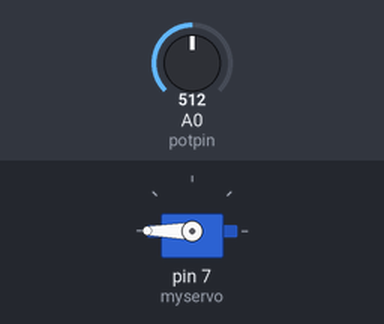
The program below on a simulated Arduino Uno, built with avr-gcc and run on an emulated ATmega328P. Shown: servo. Wiring (inferred from the names in the program): servo: signal pin 7. The test bench sets the inputs (shaded band); at power-on: A0 (potpin) = 512. Servo pulses on a pin are drawn as a servo (544–2400 µs = 0–180°).

Above: at 1.2 s.
1.3 s: A0 (potpin) set to 90
At 3.0 s:
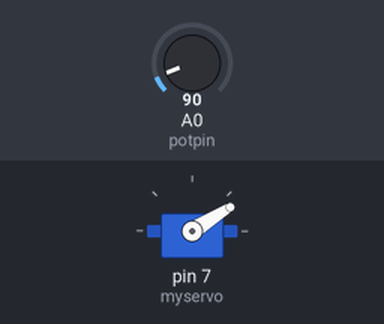
4.0 s: A0 (potpin) set to 122
At 5.0 s:
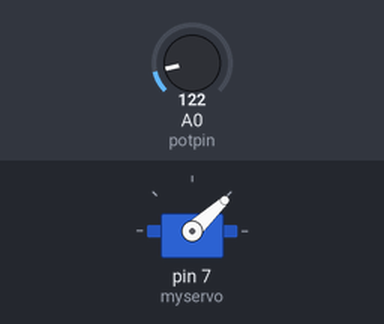
5.5 s: A0 (potpin) set to 190
At 6.4 s:
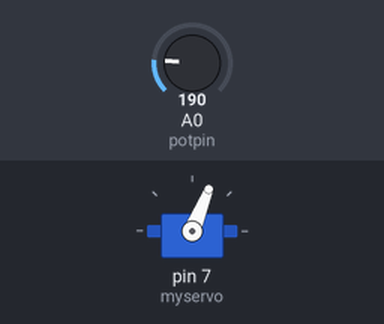
7.0 s: A0 (potpin) set to 306
At 7.3 s:
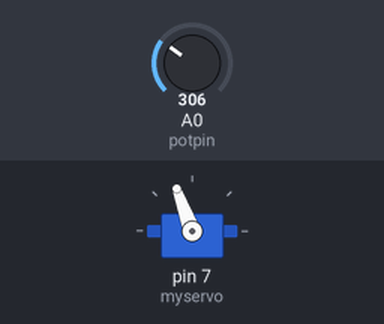
10.0 s: A0 (potpin) set to 294
13.0 s: A0 (potpin) set to 511
Timing chart, 0 to 15.5 s (numbered marks = the images above; inputs shaded):
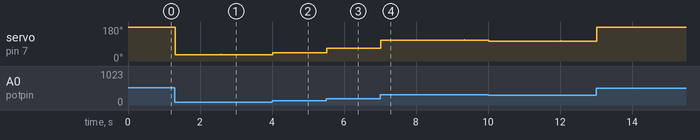

The program:

main.cpp
```cpp
#include <Arduino.h>
// #include "./io/valve/valve.h"
// #include "./io/water-sensor/water-sensor.h"
// #include "./io/temperature-humidity-sensor/temperature-humidity-sensor.h"
// #include "./io/stepper-motor/stepper-motor.h"

#include "components/stepper-motor/stepper-motor.h"
#include "components/servo-motor/Servo.h"

// const int stepsPerRevolution = 400;  // change this to fit the number of steps per revolution
// // for your motor

// // initialize the stepper library on pins 8 through 11:
// Stepper myStepper(stepsPerRevolution, 8, 9, 10, 11);

Servo myservo;  // create servo object to control a servo
// twelve servo objects can be created on most boards

int potpin = 0;  // analog pin used to connect the potentiometer
int val;    // variable to read the value from the analog pin


void setup() {
  // // set the speed at 60 rpm:
  // myStepper.setSpeed(25);
  // // initialize the serial port:
  // Serial.begin(9600);

  myservo.attach(7);  // attaches the servo on pin 9 to the servo object
}

void loop() {
  // // step one revolution  in one direction:
  // Serial.println("clockwise");
  // Serial.println(stepsPerRevolution);
  // myStepper.step(stepsPerRevolution);
  // delay(1000);

  // // step one revolution in the other direction:
  // Serial.println("counterclockwise");
  // Serial.println((-stepsPerRevolution));
  // myStepper.step((-stepsPerRevolution));
  // delay(1000);

  val = analogRead(potpin);            // reads the value of the potentiometer (value between 0 and 1023)
  val = map(val, 0, 1000, 0, 360);     // scale it to use it with the servo (value between 0 and 180)
  myservo.write(val);                  // sets the servo position according to the scaled value
  delay(15);
}
```

Servo.cpp
```cpp
// (licence header left out)
/*

 A servo is activated by creating an instance of the Servo class passing the desired pin to the attach() method.
 The servos are pulsed in the background using the value most recently written using the write() method

 Note that analogWrite of PWM on pins associated with the timer are disabled when the first servo is attached.
 Timers are seized as needed in groups of 12 servos - 24 servos use two timers, 48 servos will use four.

 The methods are:

 Servo - Class for manipulating servo motors connected to Arduino pins.

 attach(pin )  - Attaches a servo motor to an i/o pin.
 attach(pin, min, max  ) - Attaches to a pin setting min and max values in microseconds
 default min is 544, max is 2400

 write()     - Sets the servo angle in degrees.  (invalid angle that is valid as pulse in microseconds is treated as microseconds)
 writeMicroseconds() - Sets the servo pulse width in microseconds
 read()      - Gets the last written servo pulse width as an angle between 0 and 180.
 readMicroseconds()   - Gets the last written servo pulse width in microseconds. (was read_us() in first release)
 attached()  - Returns true if there is a servo attached.
 detach()    - Stops an attached servos from pulsing its i/o pin.

*/

#include <avr/interrupt.h>
// #include <WProgram.h>

#if defined(ARDUINO) && ARDUINO >= 100
  #include "Arduino.h"
  #else
  #include "WProgram.h"
  #endif
#include <Wire.h>


#include "Servo.h"

#define TICKS_PER_uS     (clockCyclesPerMicrosecond() / 8)  // number of timer ticks per microsecond with prescale of 8

#define SERVOS_PER_TIMER   12                               // the maximum number of servos controlled by one timer
#define TRIM_DURATION     (SERVOS_PER_TIMER/2)              // compensation ticks to trim adjust for digitalWrite delays

#define NBR_TIMERS        (MAX_SERVOS / SERVOS_PER_TIMER)

static servo_t servos[MAX_SERVOS];                         // static array of servo structures
static volatile int8_t Channel[NBR_TIMERS];                // counter for the servo being pulsed for each timer (or -1 if refresh interval)
#if defined(__AVR_ATmega1280__)
typedef enum { _timer5, _timer1, _timer3, _timer4 } servoTimer_t; // this is the sequence for timer utilization on mega
#else
typedef enum { _timer1 } servoTimer_t;                     // this is the sequence for timer utilization on other controllers
#endif

uint8_t ServoCount = 0;                                     // the total number of attached servos

// convenience macros
#define SERVO_INDEX_TO_TIMER(_servo_nbr) ((servoTimer_t)(_servo_nbr / SERVOS_PER_TIMER)) // returns the timer controlling this servo
#define SERVO_INDEX_TO_CHANNEL(_servo_nbr) (_servo_nbr % SERVOS_PER_TIMER)       // returns the index of the servo on this timer
#define SERVO_INDEX(_timer,_channel)  ((_timer*SERVOS_PER_TIMER) + _channel)     // macro to access servo index by timer and channel
#define SERVO(_timer,_channel)  (servos[SERVO_INDEX(_timer,_channel)])            // macro to access servo class by timer and channel

#define SERVO_MIN() (MIN_PULSE_WIDTH - this->min * 4)  // minimum value in uS for this servo
#define SERVO_MAX() (MAX_PULSE_WIDTH - this->max * 4)  // maximum value in uS for this servo

/************ static functions common to all instances ***********************/

static inline void handle_interrupts(servoTimer_t timer, volatile uint16_t *TCNTn, volatile uint16_t* OCRnA)
{
  if( Channel[timer] < 0 )
    *TCNTn = 0; // channel set to -1 indicated that refresh interval completed so reset the timer
  else{
    if( SERVO_INDEX(timer,Channel[timer]) < ServoCount && SERVO(timer,Channel[timer]).Pin.isActive == true )
      digitalWrite( SERVO(timer,Channel[timer]).Pin.nbr,LOW); // pulse this channel low if activated
  }

  Channel[timer]++;    // increment to the next channel
  if( SERVO_INDEX(timer,Channel[timer]) < ServoCount && Channel[timer] < SERVOS_PER_TIMER) {
    *OCRnA = *TCNTn + SERVO(timer,Channel[timer]).ticks;
    if(SERVO(timer,Channel[timer]).Pin.isActive == true)     // check if activated
      digitalWrite( SERVO(timer,Channel[timer]).Pin.nbr,HIGH); // its an active channel so pulse it high
  }
  else {
    // finished all channels so wait for the refresh period to expire before starting over
    if( (unsigned)*TCNTn < (((unsigned int)REFRESH_INTERVAL * TICKS_PER_uS) + 4) )  // allow a few ticks to ensure the next OCR1A not missed
      *OCRnA = (unsigned int)REFRESH_INTERVAL * TICKS_PER_uS;
    else
      *OCRnA = *TCNTn + 4;  // at least REFRESH_INTERVAL has elapsed
    Channel[timer] = -1; // this will get incremented at the end of the refresh period to start again at the first channel
  }
}

SIGNAL (TIMER1_COMPA_vect)
{
  handle_interrupts(_timer1, &TCNT1, &OCR1A);
}

#if defined(__AVR_ATmega1280__)
SIGNAL (TIMER3_COMPA_vect)
{
  handle_interrupts(_timer3, &TCNT3, &OCR3A);
}
SIGNAL (TIMER4_COMPA_vect)
{
  handle_interrupts(_timer4, &TCNT4, &OCR4A);
}
SIGNAL (TIMER5_COMPA_vect)
{
  handle_interrupts(_timer5, &TCNT5, &OCR5A);
}
#endif

static void initISR(servoTimer_t timer)
{
  if(timer == _timer1) {
    TCCR1A = 0;             // normal counting mode
    TCCR1B = _BV(CS11);     // set prescaler of 8
    TCNT1 = 0;              // clear the timer count
#if defined(__AVR_ATmega8__)
    TIFR |= _BV(OCF1A);      // clear any pending interrupts;
    TIMSK |=  _BV(OCIE1A) ;  // enable the output compare interrupt
#else
    TIFR1 |= _BV(OCF1A);     // clear any pending interrupts;
    TIMSK1 |=  _BV(OCIE1A) ; // enable the output compare interrupt
#endif
  }
#if defined(__AVR_ATmega1280__)
  else if(timer == _timer3) {
    TCCR3A = 0;             // normal counting mode
    TCCR3B = _BV(CS31);     // set prescaler of 8
    TCNT3 = 0;              // clear the timer count
    TIFR3 = _BV(OCF3A);     // clear any pending interrupts;
    TIMSK3 =  _BV(OCIE3A) ; // enable the output compare interrupt
  }
  else if(timer == _timer4) {
    TCCR4A = 0;             // normal counting mode
    TCCR4B = _BV(CS41);     // set prescaler of 8
    TCNT4 = 0;              // clear the timer count
    TIFR4 = _BV(OCF4A);     // clear any pending interrupts;
    TIMSK4 =  _BV(OCIE4A) ; // enable the output compare interrupt
  }
  else if(timer == _timer5) {
    TCCR5A = 0;             // normal counting mode
    TCCR5B = _BV(CS51);     // set prescaler of 8
    TCNT5 = 0;              // clear the timer count
    TIFR5 = _BV(OCF5A);     // clear any pending interrupts;
    TIMSK5 =  _BV(OCIE5A) ; // enable the output compare interrupt
  }
#endif
}

static boolean isTimerActive(servoTimer_t timer)
{
  // returns true if any servo is active on this timer
  for(uint8_t channel=0; channel < SERVOS_PER_TIMER; channel++) {
    if(SERVO(timer,channel).Pin.isActive == true)
      return true;
  }
  return false;
}


/****************** end of static functions ******************************/

Servo::Servo()
{
  if( ServoCount < MAX_SERVOS) {
    this->servoIndex = ServoCount++;                    // assign a servo index to this instance
    servos[this->servoIndex].ticks = DEFAULT_PULSE_WIDTH * TICKS_PER_uS;   // store default values
  }
  else
    this->servoIndex = INVALID_SERVO ;  // too many servos
}

uint8_t Servo::attach(int pin)
{
  return this->attach(pin, MIN_PULSE_WIDTH, MAX_PULSE_WIDTH);
}

uint8_t Servo::attach(int pin, int min, int max)
{
  if(this->servoIndex < MAX_SERVOS ) {
    pinMode( pin, OUTPUT) ;                                   // set servo pin to output
    servos[this->servoIndex].Pin.nbr = pin;
    // todo min/max check: abs(min - MIN_PULSE_WIDTH) /4 < 128
    this->min  = (MIN_PULSE_WIDTH - min)/4; //resolution of min/max is 4 uS
    this->max  = (MAX_PULSE_WIDTH - max)/4;
    // initialize the timer if it has not already been initialized
    servoTimer_t timer = SERVO_INDEX_TO_TIMER(servoIndex);
    if(isTimerActive(timer) == false)
      initISR(timer);
    servos[this->servoIndex].Pin.isActive = true;  // this must be set after the check for isTimerActive
  }
  return this->servoIndex ;
}

void Servo::detach()
{
  servos[this->servoIndex].Pin.isActive = false;

#ifdef FREE_TIMERS
  if(isTimerActive(SERVO_INDEX_TO_TIMER(servoIndex)) == false) {
    ;// call to unimplimented function in wiring.c to re-init timer (set timer back to PWM mode) TODO?
  }
#endif
}

void Servo::write(int value)
{
  if(value < MIN_PULSE_WIDTH)
  {  // treat values less than 544 as angles in degrees (valid values in microseconds are handled as microseconds)
    if(value < 0) value = 0;
    if(value > 180) value = 180;
    value = map(value, 0, 180, SERVO_MIN(),  SERVO_MAX());
  }
  this->writeMicroseconds(value);
}

void Servo::writeMicroseconds(int value)
{
  // calculate and store the values for the given channel
  byte channel = this->servoIndex;
  if( (channel >= 0) && (channel < MAX_SERVOS) )   // ensure channel is valid
  {
    if( value < SERVO_MIN() )          // ensure pulse width is valid
      value = SERVO_MIN();
    else if( value > SERVO_MAX() )
      value = SERVO_MAX();

    value = (value-TRIM_DURATION) * TICKS_PER_uS;  // convert to ticks after compensating for interrupt overhead
    uint8_t oldSREG = SREG;
    cli();
    servos[channel].ticks = value;
    SREG = oldSREG;
  }
}

int Servo::read() // return the value as degrees
{
  return  map( this->readMicroseconds()+1, SERVO_MIN(), SERVO_MAX(), 0, 180);
}

int Servo::readMicroseconds()
{
  unsigned int pulsewidth;
  if( this->servoIndex != INVALID_SERVO )
    pulsewidth = (servos[this->servoIndex].ticks /  TICKS_PER_uS) + TRIM_DURATION ;
  else
    pulsewidth  = 0;

  return pulsewidth;
}

bool Servo::attached()
{
  return servos[this->servoIndex].Pin.isActive ;
}
```

Servo.h
```cpp
// (licence header left out)
/*

  A servo is activated by creating an instance of the Servo class passing the desired pin to the attach() method.
  The servos are pulsed in the background using the value most recently written using the write() method

  Note that analogWrite of PWM on pins associated with the timer are disabled when the first servo is attached.
  Timers are siezed as needed in groups of 12 servos - 24 servos use two timers, 48 servos will use four.

  The methods are:

   Servo - Class for manipulating servo motors connected to Arduino pins.

   attach(pin )  - Attaches a servo motor to an i/o pin.
   attach(pin, min, max  ) - Attaches to a pin setting min and max values in microseconds
   default min is 544, max is 2400

   write()     - Sets the servo angle in degrees.  (invalid angle that is valid as pulse in microseconds is treated as microseconds)
   writeMicroseconds() - Sets the servo pulse width in microseconds
   read()      - Gets the last written servo pulse width as an angle between 0 and 180.
   readMicroseconds()   - Gets the last written servo pulse width in microseconds. (was read_us() in first release)
   attached()  - Returns true if there is a servo attached.
   detach()    - Stops an attached servos from pulsing its i/o pin.
 */

#ifndef Servo_h
#define Servo_h

#include <inttypes.h>

#define Servo_VERSION           2      // software version of this library

#define MIN_PULSE_WIDTH       544     // the shortest pulse sent to a servo
#define MAX_PULSE_WIDTH      2400     // the longest pulse sent to a servo
#define DEFAULT_PULSE_WIDTH  1500     // default pulse width when servo is attached
#define REFRESH_INTERVAL    20000     // minumim time to refresh servos in microseconds

#if defined(__AVR_ATmega1280__)
#define MAX_SERVOS             48     // the maximum number of servos  (valid range is from 1 to 48)
#else
#define MAX_SERVOS             12     // this library supports up to 12 on a standard Arduino
#endif

#define INVALID_SERVO         255     // flag indicating an invalid servo index

typedef struct  {
  uint8_t nbr        :6 ;             // a pin number from 0 to 63
  uint8_t isActive   :1 ;             // true if this channel is enabled, pin not pulsed if false
} ServoPin_t   ;

typedef struct {
  ServoPin_t Pin;
  unsigned int ticks;
} servo_t;

class Servo
{
public:
  Servo();
  uint8_t attach(int pin);           // attach the given pin to the next free channel, sets pinMode, returns channel number or 0 if failure
  uint8_t attach(int pin, int min, int max); // as above but also sets min and max values for writes.
  void detach();
  void write(int value);             // if value is < 200 its treated as an angle, otherwise as pulse width in microseconds
  void writeMicroseconds(int value); // Write pulse width in microseconds
  int read();                        // returns current pulse width as an angle between 0 and 180 degrees
  int readMicroseconds();            // returns current pulse width in microseconds for this servo (was read_us() in first release)
  bool attached();                   // return true if this servo is attached, otherwise false
private:
   uint8_t servoIndex;               // index into the channel data for this servo
   int8_t min;                       // minimum is this value times 4 added to MIN_PULSE_WIDTH
   int8_t max;                       // maximum is this value times 4 added to MAX_PULSE_WIDTH
};

#endif
```

stepper-motor.h
```cpp
// (licence header left out)
// ensure this library description is only included once
#ifndef Stepper_h
#define Stepper_h

// library interface description
class Stepper {
  public:
    // constructors:
    Stepper(int number_of_steps, int motor_pin_1, int motor_pin_2);
    Stepper(int number_of_steps, int motor_pin_1, int motor_pin_2,
                                 int motor_pin_3, int motor_pin_4);
    Stepper(int number_of_steps, int motor_pin_1, int motor_pin_2,
                                 int motor_pin_3, int motor_pin_4,
                                 int motor_pin_5);

    // speed setter method:
    void setSpeed(long whatSpeed);

    // mover method:
    void step(int number_of_steps);

    int version(void);

  private:
    void stepMotor(int this_step);

    int direction;            // Direction of rotation
    unsigned long step_delay; // delay between steps, in ms, based on speed
    int number_of_steps;      // total number of steps this motor can take
    int pin_count;            // how many pins are in use.
    int step_number;          // which step the motor is on

    // motor pin numbers:
    int motor_pin_1;
    int motor_pin_2;
    int motor_pin_3;
    int motor_pin_4;
    int motor_pin_5;          // Only 5 phase motor

    unsigned long last_step_time; // time stamp in us of when the last step was taken
};

#endif
```

stepper-motor.cpp
```cpp
#include <Arduino.h>
int clockwise()
{
    return 666;
}

int antiClockwise()
{
    return 777;
}
```

temperature-humidity-sensor.cpp
```cpp
#include <Arduino.h>
int getTemperature()
{
    return 111;
}

int getHumidityLevel()
{
    return 222;
}
```

valve.cpp
```cpp
#include <Arduino.h>
int openValve()
{
    return 333;
}
```

water-sensor.cpp
```cpp
#include <Arduino.h>
int getSoilMoistureLevel()
{
    return 123;
}
```

Source omitted: stepper-motor.cpp (11426 bytes)

Measured:
- after the input at 1.3 s, servo on pin 7 (myservo): 180° → 32° at once
- after the input at 4.0 s, servo on pin 7 (myservo): 32° → 43° at once
- after the input at 5.5 s, servo on pin 7 (myservo): 43° → 68° at once
- after the input at 7.0 s, servo on pin 7 (myservo): 68° → 110° at once
